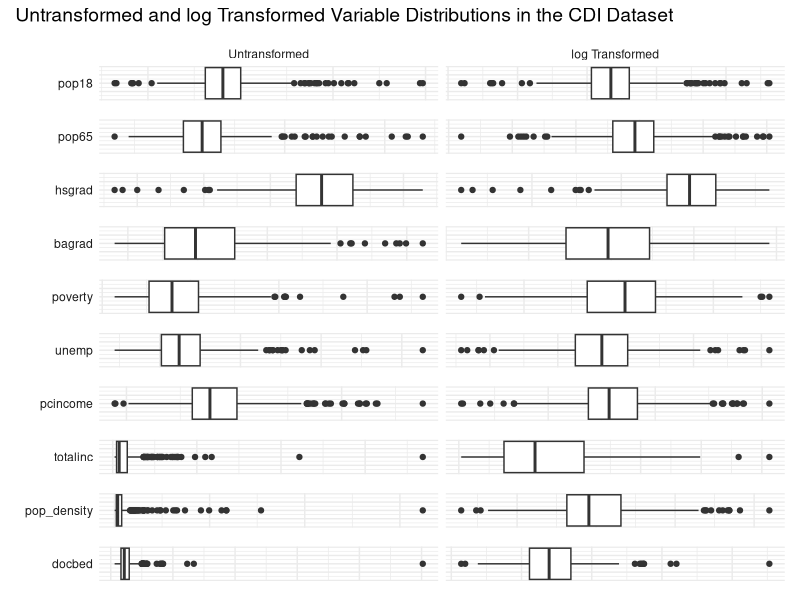
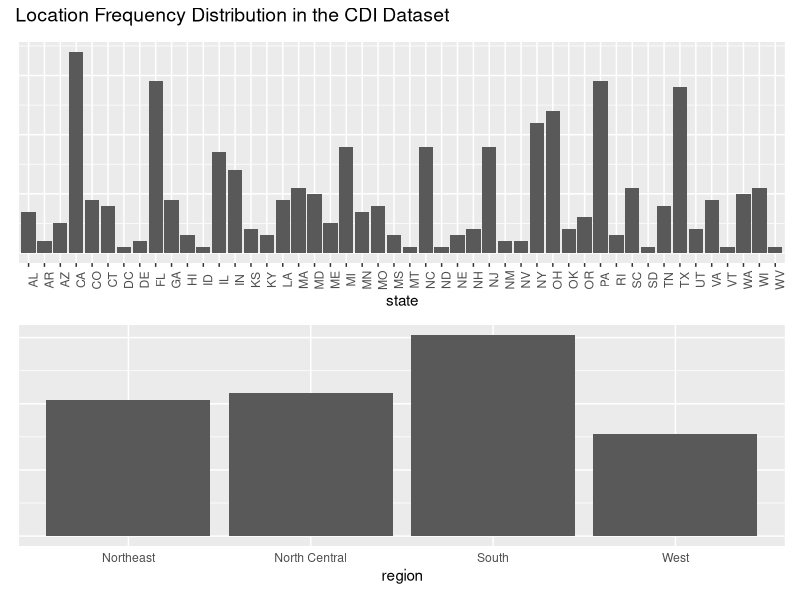
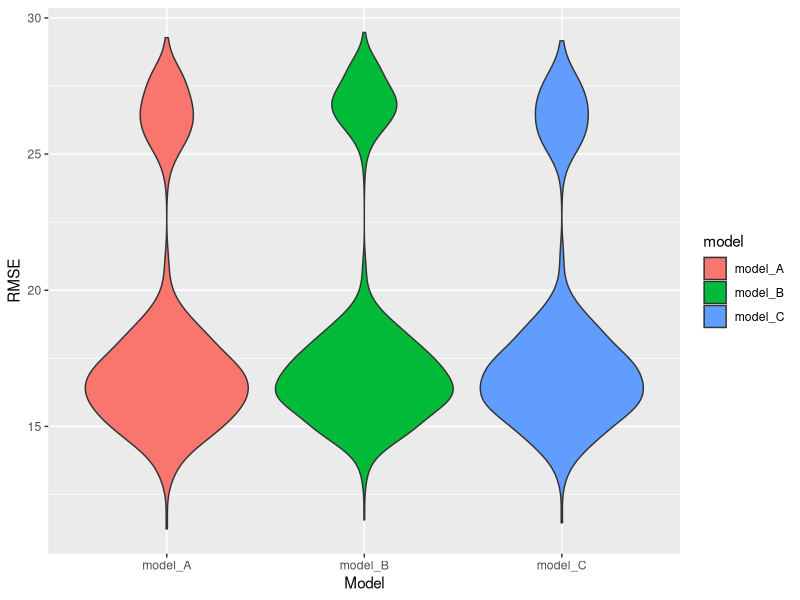
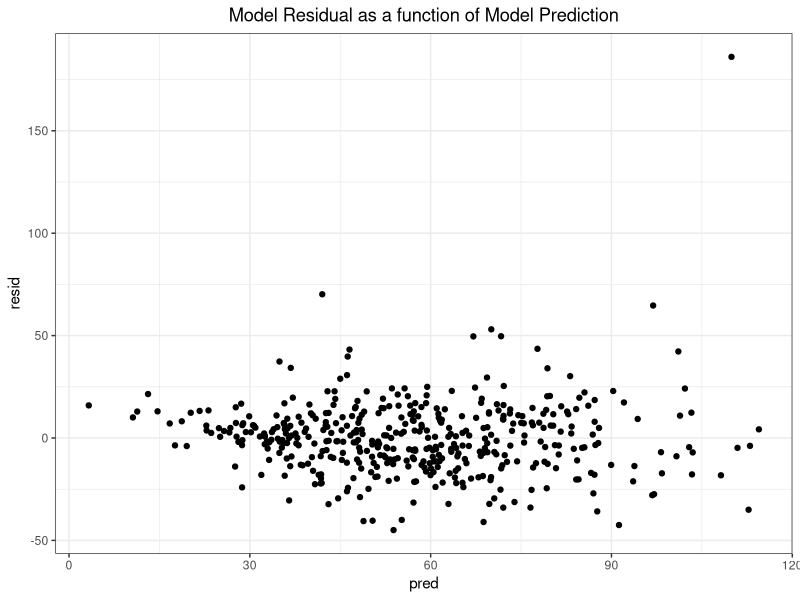
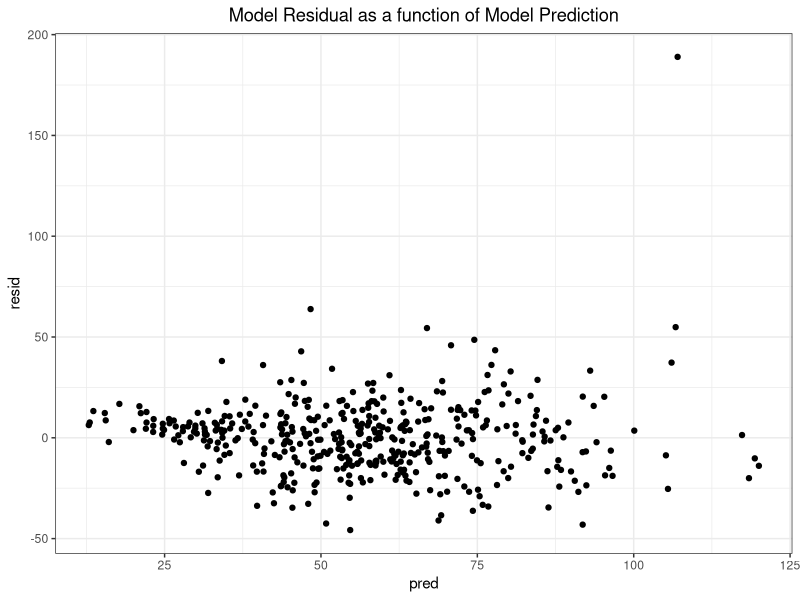
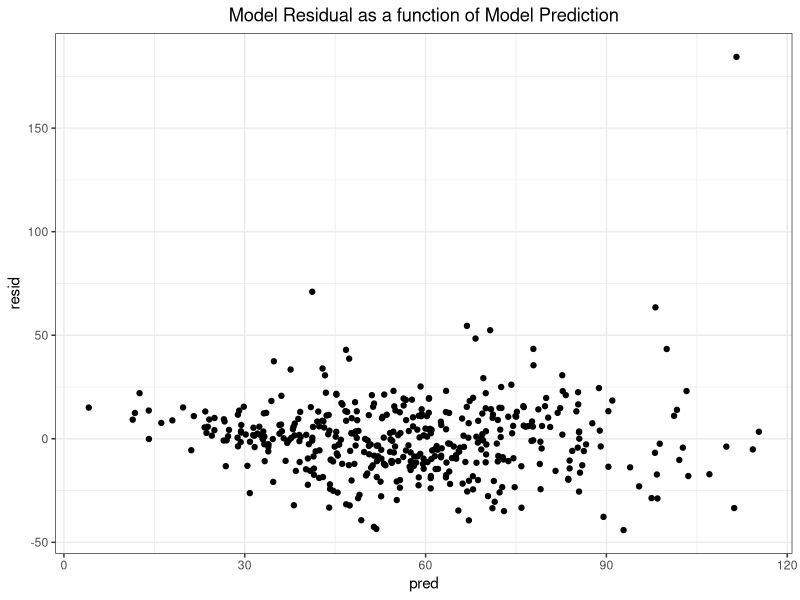
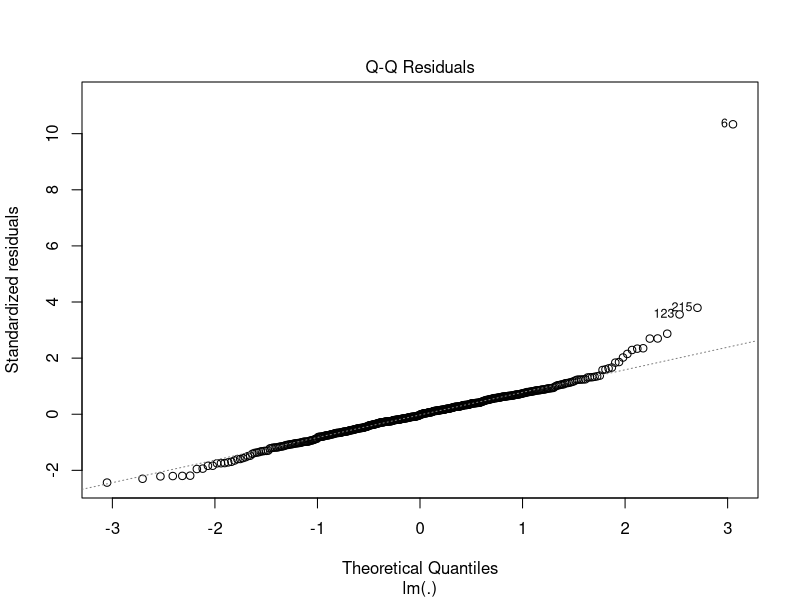
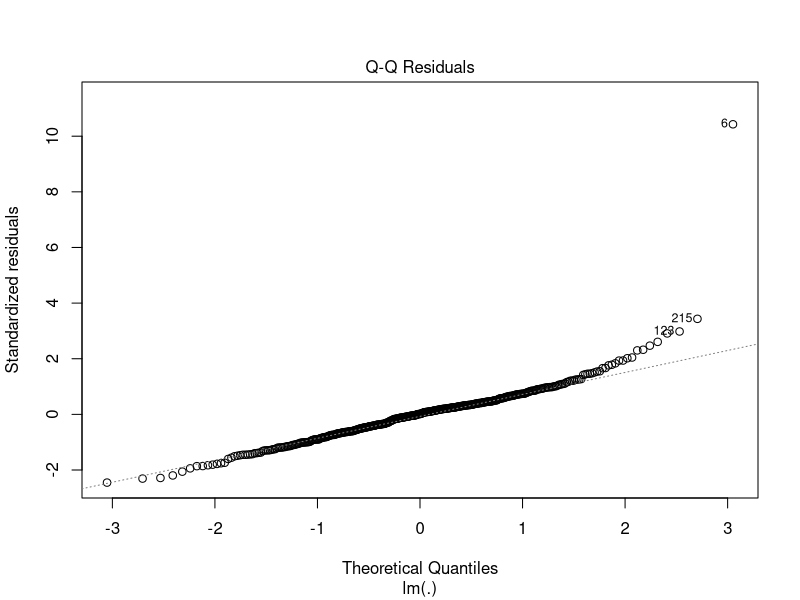

The R source for these figures, in order:
## ---- chunk 1
library(tidyverse)
library(modelr)
library(stringr)
library(patchwork)
## library(MASS) 
## library(performance)
## ---- chunk 2
# Functions

# Purpose: Calculates the Pearson's correlation coefficient between every
# variable in the data set and a specified variable.
# Arguments: v_name: a variable of type character that is the variable name
# Returns: A knitted table of correlations.
get_cor_by_var <- function(v_name) {
  cdi %>%
  map(~cor(as.numeric(.x), pull(cdi, v_name), method = "pearson")) %>%
  as_tibble() %>%
  pivot_longer(CRM_1000:log_docbed,
               names_to = "variables",
               values_to = "r") %>%
  mutate(
    sign = ifelse(r < 0, "-", "+"),
    r = abs(r)
  ) %>%
  arrange(desc(r)) %>%
  knitr::kable()
}

# Purpose: Fits the model and gets the model adjusted r-squared.
# Arguments: mod: a variable of type character that is the formula to fit a 
#            linear model.
# Returns: A numeric, the model adjusted r-squared.
get_mod_adj_r_squared <- function(mod, data = cdi) {
  lm(mod, data = data) %>%
  broom::glance() %>%
  pull(adj.r.squared)
}

# Purpose: Performs cross validation on a model specified by its formula.
# Arguments: mod: a variable of type character that is the formula to fit a 
#            linear model.
# Returns: A column vector of the model root mean squared errors generated by the validation procedure.
get_cv_rmse <- function(mod, data = cdi) {
  set.seed(1)
  crossv_mc(data, 1000) %>%
  mutate(
    train = map(train, as_tibble),
    test = map(test, as_tibble)
  ) %>%
  mutate(
    fitted_mod = map(train, ~lm(mod, data = .x))
  ) %>%
  mutate(
    rmse_mod = map2_dbl(fitted_mod, test, ~rmse(model = .x, data = .y))
  ) %>%
  pull(rmse_mod)
}

# Purpose: Fits model.
#          Plots model residual as a function of model prediction for the given
#          model formula.
# Arguments: mod: a variable of type character that is the formula to fit a 
#            linear model.
# Returns: The ggplot.
plot_model_residuals <- function(mod, data = cdi) {
  fitted_mod <- lm(mod, data = data) 
  cdi %>%
  add_predictions(fitted_mod) %>%
  add_residuals(fitted_mod) %>%
  ggplot(aes(x = pred, y = resid)) +
  geom_point() +
  theme_bw() +
  labs(
    title = "Model Residual as a function of Model Prediction"
  ) +
  theme(plot.title = element_text(hjust = 0.5))
}

# Purpose: Fits the specified model and creates a QQ Plot.
# Arguments: mod: a variable of type character that is the formula to fit a 
#            linear model.
# Returns: The plot.
plot_mod_qq <- function(mod, data = cdi) {
  mod %>%
  lm(data = data) %>%
  plot(which = 2)
}


# Purpose: Fits the specified model and creates a leverage plot.
# Arguments: mod: a variable of type character that is the formula to fit a 
#            linear model.
# Returns: The plot.
plot_mod_leverage <- function(mod, data = cdi) {
  mod %>%
  lm(data = data) %>%
  plot(which = 5)
}
## ---- chunk 3
cdi <- read_csv(here::here("data", "cdi.csv")) %>%
  mutate(CRM_1000 = (crimes/pop) * 1000,
         state = as.factor(state),
         region = as.factor(region),
         region = fct_recode(region, "Northeast" = "1", "North Central" = "2",
                             "South" = "3", "West" = "4"),
         pop_density = pop/area,
         docbed = docs/beds,
         log_pop18 = log(pop18),
         log_pop65 = log(pop65),
         log_hsgrad = log(hsgrad),
         log_bagrad = log(bagrad),
         log_poverty = log(poverty),
         log_unemp = log(unemp),
         log_totalinc = log(totalinc),
         log_pcincome = log(pcincome),
         log_pop_density = log(pop_density),
         log_docbed = log(docbed)
         ) %>% 
  dplyr::select(-id, -cty, -docs, -beds, -crimes, -pop, -area) %>% 
  dplyr::select(CRM_1000, state, region, everything())
## ---- chunk 4
get_cor_by_var("CRM_1000")
## ---- chunk 5
cdi_long = 
  cdi %>% 
    pivot_longer(
      pop18:log_docbed,
      names_to = "var",
      values_to = "val"
    ) %>% 
  mutate(
    trans = case_when(grepl('log_', var) ~ 'log',
                     TRUE ~ 'ori'
    ),
    trans = factor(trans, levels = c("ori", "log"), labels =c("Untransformed", "log Transformed")),
    var = str_replace(var, "log_", ""),
    var = factor(var, levels = c("pop18", "pop65", "hsgrad", "bagrad", "poverty", "unemp", "pcincome", "totalinc", "pop_density", "docbed"))
  )

dens_plot_gen = function(v, b){
  
  if(!b){
    cdi_long %>% 
      filter(var == v) %>% 
      ggplot(aes(x = val)) +
      geom_boxplot() +
      theme_minimal() +
      theme(
        axis.title.y=element_blank(),
        axis.title.x=element_blank(),
        axis.text.y=element_blank(),
        axis.text.x=element_blank()
      ) +
      facet_grid(var ~ trans, switch = "y", scales = "free") +
      theme(
        strip.text.y.left = element_text(angle = 0),
        strip.text.x = element_blank()
      )
  }else{
    cdi_long %>% 
      filter(var == v) %>% 
      ggplot(aes(x = val)) +
      geom_boxplot() +
      theme_minimal() +
      theme(
        axis.title.y=element_blank(),
        axis.title.x=element_blank(),
        axis.text.y=element_blank(),
        axis.text.x=element_blank()
      ) +
      facet_grid(var ~ trans, switch = "y", scales = "free") +
      theme(
        strip.text.y.left = element_text(angle = 0)
      )
  }
}

var_list = c("pop18", "pop65", "hsgrad", "bagrad", "poverty", "unemp", "pcincome", "totalinc", "pop_density", "docbed")

plot_1 = dens_plot_gen(var_list[1], T)
plot_2 = dens_plot_gen(var_list[2], F)
plot_3 = dens_plot_gen(var_list[3], F)
plot_4 = dens_plot_gen(var_list[4], F)
plot_5 = dens_plot_gen(var_list[5], F)
plot_6 = dens_plot_gen(var_list[6], F)
plot_7 = dens_plot_gen(var_list[7], F)
plot_8 = dens_plot_gen(var_list[8], F)
plot_9 = dens_plot_gen(var_list[9], F)
plot_10 = dens_plot_gen(var_list[10], F)

patch_1 = plot_1 / plot_2 / plot_3 / plot_4 / plot_5 / plot_6 / plot_7 / plot_8 / plot_9 / plot_10

patch_1 + 
  plot_annotation(title = 'Untransformed and log Transformed Variable Distributions in the CDI Dataset',
                  theme = theme(plot.title = element_text(size = 14)))
## ---- chunk 6
plot_10 = 
  cdi %>%
  group_by(state) %>% 
  summarise(n = n()) %>%
  ggplot() + 
  geom_col(aes(state, n)) +
  theme(
    axis.text.x = element_text(angle = 90),
    axis.title.y=element_blank(),
    axis.text.y=element_blank(),
    axis.ticks.y=element_blank()
  )

plot_11 =
  cdi %>%
  group_by(region) %>% 
  summarise(n = n()) %>%
  ggplot() + 
  geom_col(aes(region, n)) +
  theme(
    axis.title.y=element_blank(),
    axis.text.y=element_blank(),
    axis.ticks.y=element_blank(),
    axis.ticks.x=element_blank()
  )

patch_2 = plot_10 / plot_11

patch_2 + 
  plot_annotation(title = 'Location Frequency Distribution in the CDI Dataset',
                  theme = theme(plot.title = element_text(size = 14)))

## ---- chunk 7
# keep only the predictors needed to build the model using pcincome as income measure
pcincome_model = 
  cdi %>% 
  dplyr::select(-c(pop18, pop65, bagrad, poverty, unemp, pcincome, totalinc, log_totalinc, docbed, pop_density, log_hsgrad, state))

# get first full mlr
fit_1 = lm(CRM_1000 ~ ., data = pcincome_model)
## summary(fit_1) # aRs = 0.5309
## boxcox(fit_1) # we ignore the square root tranformation for a more sensible interpretation

# run stepwise and get a list of highly effective predictors
step(fit_1, direction = 'both')
fit_2 = lm(CRM_1000 ~ region + log_pop18 + log_poverty + log_pcincome + log_pop_density, data = pcincome_model)
## summary(fit_2) # aRs = 0.5355; improved with 8 significant coefs
## plot(fit_2) # rows 6, 215, 371 seem to contain outliers; treat them as influential observations...

# check collinearity and found low correlation
## check_collinearity(fit_2)

fit_3 = lm(CRM_1000 ~ (region + log_pop18 + log_poverty + log_pcincome + log_pop_density)*(region + log_pop18 + log_poverty + log_pcincome + log_pop_density), data = pcincome_model) 
## summary(fit_3) # aRs = 0.5748; improved, but each predictor doesn't seem as significant
fit_4 = lm(CRM_1000 ~ (region + log_pop18 + log_poverty + log_pcincome + log_pop_density)*region, data = pcincome_model) 
## summary(fit_4) # aRs = 0.5437, 6 significant coefs
fit_5 = lm(CRM_1000 ~ (region + log_pop18 + log_poverty + log_pcincome + log_pop_density)*log_pop18, data = pcincome_model) 
## summary(fit_5) # aRs = 0.5358, 2 significant coefs
fit_6 = lm(CRM_1000 ~ (region + log_pop18 + log_poverty + log_pcincome + log_pop_density)*log_poverty, data = pcincome_model) 
## summary(fit_6) # aRs = 0.562, 6 significant coefs
fit_7 = lm(CRM_1000 ~ (region + log_pop18 + log_poverty + log_pcincome + log_pop_density)*log_pcincome, data = pcincome_model) 
## summary(fit_7) # aRs = 0.5553, 4 significant coefs
fit_8 = lm(CRM_1000 ~ (region + log_pop18 + log_poverty + log_pcincome + log_pop_density)*log_pop_density, data = pcincome_model) 
## summary(fit_8) # aRs = 0.5717, 8 significant coefs
## ---- chunk 8
# Define model formulas and put in a list
model_A <- "CRM_1000 ~ region + log_pop_density + log_totalinc + log_pop18 + log_poverty"
model_B <- "CRM_1000 ~ region + log_pop_density + log_pcincome + log_poverty"
model_C <- "CRM_1000 ~ region + log_pop_density + log_totalinc + log_poverty"

model_list <-  
  list(
    model_A = model_A,
    model_B = model_B,
    model_C = model_C
  )
## ---- chunk 9
# Get each model's adjusted r-squared
map(model_list, get_mod_adj_r_squared) %>%
  as_tibble() %>%
  pivot_longer(model_A:model_C,
               names_to = "model",
               values_to = "adj_r_squared") %>%
  arrange(desc(adj_r_squared)) %>%
  knitr::kable()
## ---- chunk 10
# Perform cross validation for each model
map(model_list, get_cv_rmse) %>%
  as_tibble() %>%
  pivot_longer(model_A:model_C,
               names_to = "model",
               values_to = "RMSE") %>%
  arrange(RMSE) %>%
  ggplot(aes(x = model, y = RMSE, fill = model)) +
  geom_violin() + labs(x = "Model", y = "RMSE")
## ---- chunk 11
plot_model_residuals(model_A)
## ---- chunk 12
plot_model_residuals(model_B)
## ---- chunk 13
plot_model_residuals(model_C)
## ---- chunk 14
plot_mod_qq(model_A)
## ---- chunk 15
plot_mod_qq(model_B)
## ---- chunk 16
plot_mod_qq(model_C)
## ---- chunk 17
plot_mod_leverage(model_A)
## ---- chunk 18
plot_mod_leverage(model_B)
## ---- chunk 19
plot_mod_leverage(model_C)
## ---- chunk 20
cdi_2 <- cdi %>% slice(-6)
# Get each model's adjusted r-squared
map(model_list, get_mod_adj_r_squared, data = cdi_2) %>%
  as_tibble() %>%
  pivot_longer(model_A:model_C,
               names_to = "model",
               values_to = "adj_r_squared") %>%
  arrange(desc(adj_r_squared)) %>%
  knitr::kable()

# Perform cross validation for each model
map(model_list, get_cv_rmse, data = cdi_2) %>%
  as_tibble() %>%
  pivot_longer(model_A:model_C,
               names_to = "model",
               values_to = "RMSE") %>%
  arrange(RMSE) %>%
  ggplot(aes(x = model, y = RMSE, fill = model)) +
  geom_violin() + labs(x = "Model", y = "RMSE")

#Residual plots
plot_model_residuals(model_A, data = cdi_2)
plot_model_residuals(model_B, data = cdi_2)
plot_model_residuals(model_C, data = cdi_2)

#Q-Q plots
plot_mod_qq(model_A, data = cdi_2)
plot_mod_qq(model_B, data = cdi_2)
plot_mod_qq(model_C, data = cdi_2)

#Leverage plots
plot_mod_leverage(model_A, data = cdi_2)
plot_mod_leverage(model_B, data = cdi_2)
plot_mod_leverage(model_C, data = cdi_2)
## ---- chunk 21
broom::tidy(lm(model_C, data = cdi_2)) %>%
  knitr::kable()
